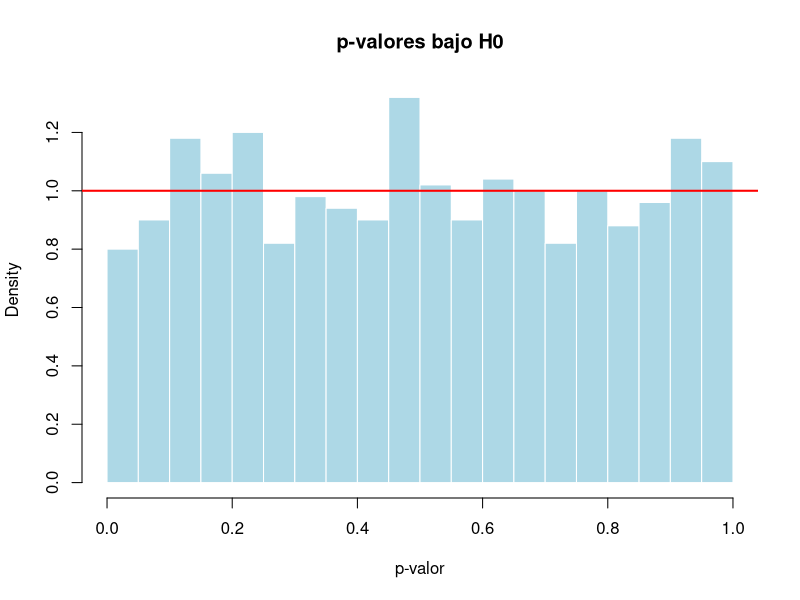
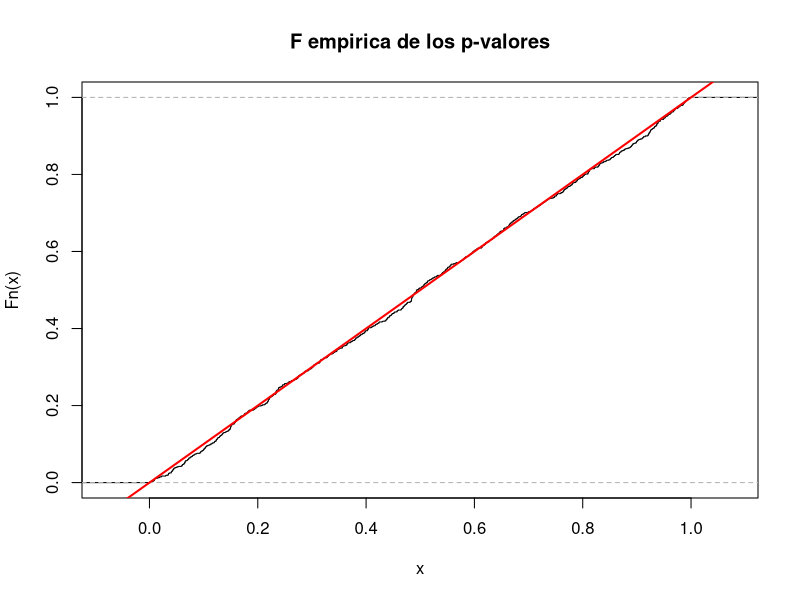

Recreate these plots in R, in order.
# IECD - Practica 5 (Tests) - Ejercicio 18
# Distrib del p-valor bajo H0


set.seed(18)
n    <- 25
Nrep <- 1000

# a) n = 25 datos N(10, 3) 
x <- rnorm(n, mean = 10, sd = sqrt(3))

# b) t.test de H0: mu = 10 vs H1: mu != 10
t.test(x, mu = 10)$p.value

# c) Nrep = 1000 repeticiones
pvalores <- replicate(Nrep, t.test(rnorm(n, mean = 10, sd = sqrt(3)), mu = 10)$p.value)

# d) histograma
hist(pvalores, breaks = seq(0, 1, by = 0.05), freq = FALSE,
     col = "lightblue", border = "white",
     main = "p-valores bajo H0", xlab = "p-valor")
abline(h = 1, col = "red", lwd = 2) # densidad de la U(0, 1)

# e) probabilidad estimada de rechazar
c(alpha_0.05 = mean(pvalores < 0.05), alpha_0.10 = mean(pvalores < 0.10))

# comparo la F empirica de los p-valores con la de una U(0,1)
plot(ecdf(pvalores), do.points = FALSE, main = "F empirica de los p-valores")
abline(0, 1, col = "red", lwd = 2)
